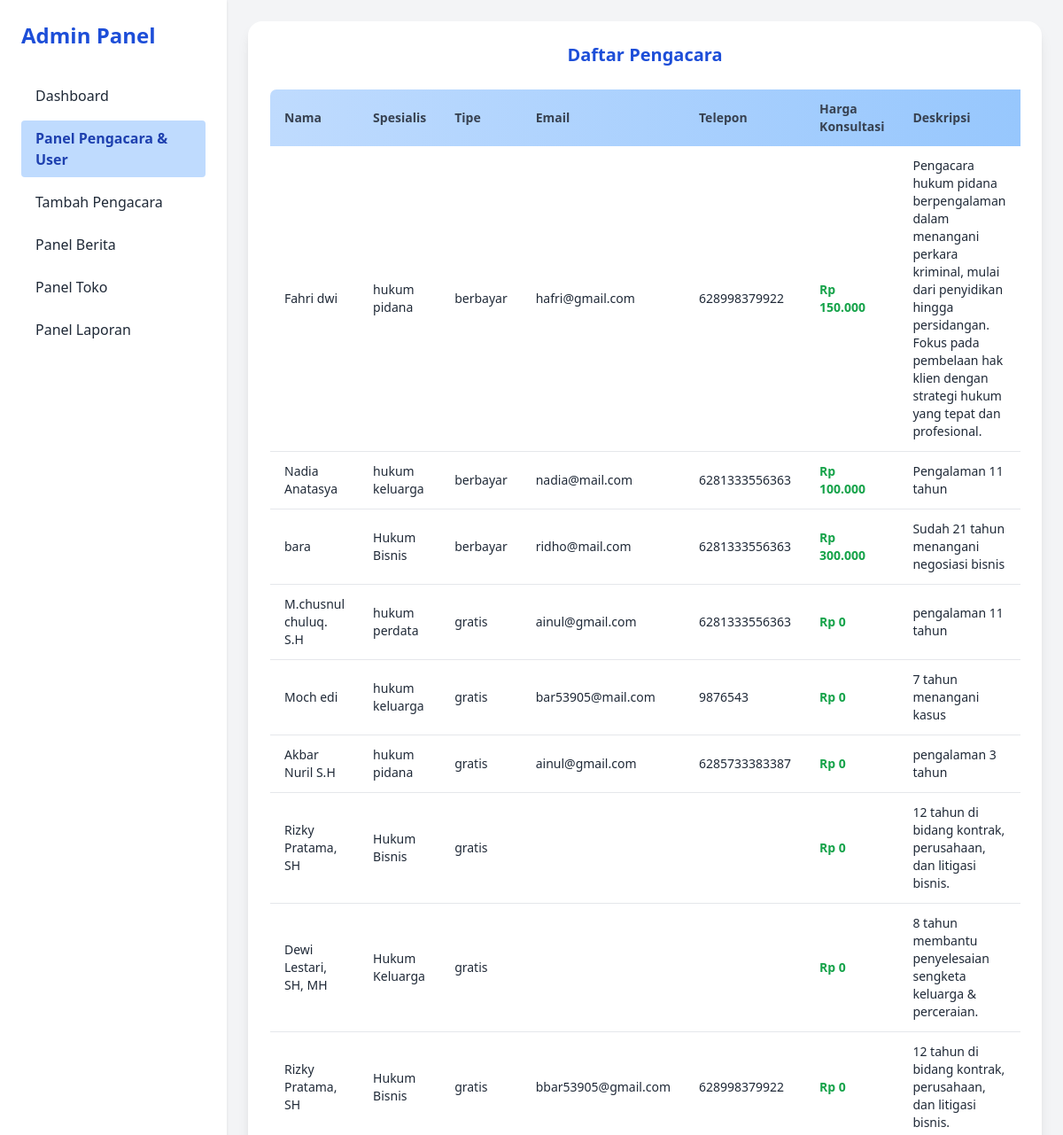
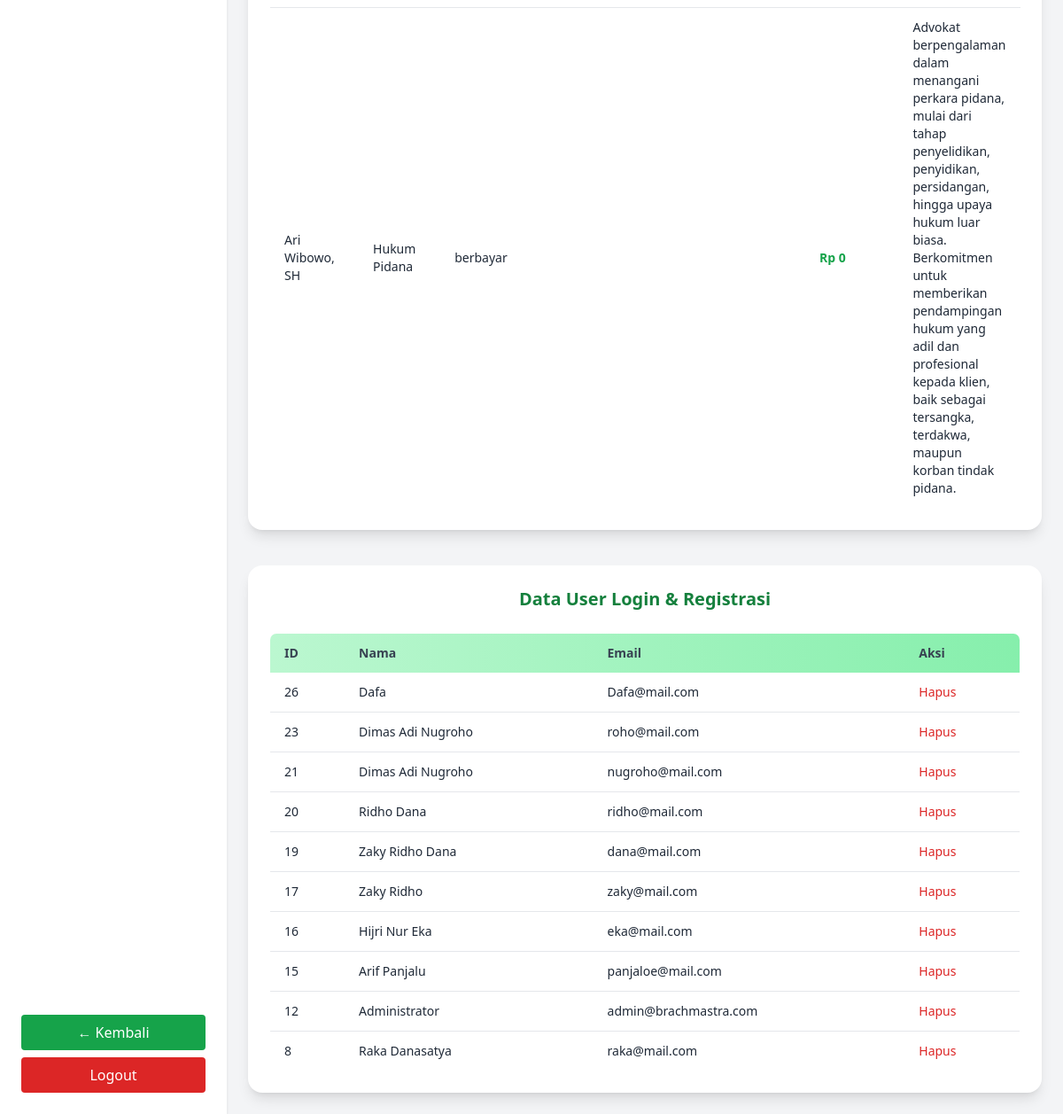
/admin/pengacara-user.php (signed in), run on the app's committed database (2 pictures, top to bottom).
### tables this page shows
CREATE TABLE `pengacara` (
  `id` int NOT NULL,
  `nama` varchar(100) DEFAULT NULL,
  `foto` longtext,
  `spesialis` varchar(100) DEFAULT NULL,
  `harga_konsultasi` int NOT NULL DEFAULT '0',
  `email` varchar(100) DEFAULT NULL,
  `telepon` varchar(20) DEFAULT NULL,
  `deskripsi` text,
  `pendidikan` varchar(255) DEFAULT NULL,
  `tipe_konsultasi` enum('gratis','berbayar') NOT NULL DEFAULT 'gratis'
);

CREATE TABLE `users` (
  `id` int NOT NULL,
  `name` varchar(100) DEFAULT NULL,
  `email` varchar(100) DEFAULT NULL,
  `password` varchar(255) DEFAULT NULL,
  `role` enum('admin','user') DEFAULT 'user'
);

### admin/pengacara-user.php (the view, shortened to what this page needs)
<!DOCTYPE html>
<html lang="id">
<head>
  <script src="https://cdn.tailwindcss.com"></script>
</head>
<body class="bg-gray-100 text-gray-800 flex min-h-screen">
<?php include 'includes/admin-header.php'; ?>
<main class="flex-1 ml-64 p-6 overflow-auto">
  <div class="w-full max-w-6xl mx-auto space-y-10">
    <div class="bg-white p-6 rounded-2xl shadow-lg">
      <h2 class="text-xl font-bold mb-6 text-blue-700 text-center">Daftar Pengacara</h2>
      <div class="overflow-x-auto">
        <table class="w-full text-sm border rounded-lg overflow-hidden">
          <thead class="bg-gradient-to-r from-blue-200 to-blue-300 text-gray-700">
            <tr>
              <th class="px-4 py-3 text-left">Nama</th>
              <th class="px-4 py-3 text-left">Spesialis</th>
              <th class="px-4 py-3 text-left">Tipe</th>
              <th class="px-4 py-3 text-left">Email</th>
              <th class="px-4 py-3 text-left">Telepon</th>
              <th class="px-4 py-3 text-left">Harga Konsultasi</th>
              <th class="px-4 py-3 text-left">Deskripsi</th>
            </tr>
          </thead>
          <tbody class="divide-y">
            <?php
            $data = $conn->query("SELECT * FROM pengacara ORDER BY id DESC");
            while ($p = $data->fetch_assoc()):
            ?>
              <tr class="hover:bg-gray-50 transition">
                <td class="px-4 py-3"><?= htmlspecialchars($p['nama']) ?></td>
                <td class="px-4 py-3"><?= htmlspecialchars($p['spesialis']) ?></td>
                <td class="px-4 py-3"><?= htmlspecialchars($p['tipe_konsultasi']) ?></td>
                <td class="px-4 py-3"><?= htmlspecialchars($p['email'] ?? '-') ?></td>
                <td class="px-4 py-3"><?= htmlspecialchars($p['telepon'] ?? '-') ?></td>
                <td class="px-4 py-3 font-semibold text-green-600">
                  Rp <?= number_format($p['harga_konsultasi'], 0, ',', '.') ?>
                </td>
                <td class="px-4 py-3"><?= htmlspecialchars($p['deskripsi']) ?></td>
              </tr>
            <?php endwhile; ?>
          </tbody>
        </table>
      </div>
    </div>
    <div class="bg-white p-6 rounded-2xl shadow-lg">
      <h2 class="text-xl font-bold mb-6 text-green-700 text-center">Data User Login & Registrasi</h2>
      <div class="overflow-x-auto">
        <table class="w-full text-sm border rounded-lg overflow-hidden">
          <thead class="bg-gradient-to-r from-green-200 to-green-300 text-gray-700">
            <tr>
              <th class="px-4 py-3 text-left">ID</th>
              <th class="px-4 py-3 text-left">Nama</th>
              <th class="px-4 py-3 text-left">Email</th>
              <th class="px-4 py-3 text-left">Aksi</th>
            </tr>
          </thead>
          <tbody class="divide-y">
            <?php
            $users = $conn->query("SELECT * FROM users ORDER BY id DESC");
            while ($u = $users->fetch_assoc()):
            ?>
              <tr class="hover:bg-gray-50 transition">
                <td class="px-4 py-3"><?= htmlspecialchars($u['id']) ?></td>
                <td class="px-4 py-3"><?= htmlspecialchars($u['name']) ?></td>
                <td class="px-4 py-3"><?= htmlspecialchars($u['email']) ?></td>
                <td class="px-4 py-3">
                  <a href="?hapus_user=<?= $u['id'] ?>" onclick="return confirm('Hapus user ini?')" class="text-red-600 hover:text-red-800 font-medium">Hapus</a>
                </td>
              </tr>
            <?php endwhile; ?>
          </tbody>
        </table>
      </div>
    </div>
  </div>
</main>
</body>
</html>

### data on the page
pengacara: nama "Fahri dwi", spesialis "hukum pidana", tipe_konsultasi "berbayar", email "hafri@gmail.com", telepon "628998379922", harga_konsultasi "150.000", deskripsi "Pengacara hukum pidana berpengalaman dalam menangani perkara kriminal, mulai dari penyidikan hingga persidangan. Fokus pada pembelaan hak klien dengan strategi hukum yang tepat dan profesional."
pengacara: nama "Nadia Anatasya", spesialis "hukum keluarga", tipe_konsultasi "berbayar", email "nadia@mail.com", telepon "6281333556363", harga_konsultasi "100.000", deskripsi "Pengalaman 11 tahun"
pengacara: nama "bara", spesialis "Hukum Bisnis", tipe_konsultasi "berbayar", email "ridho@mail.com", telepon "6281333556363", harga_konsultasi "300.000", deskripsi "Sudah 21 tahun menangani negosiasi bisnis"
pengacara: nama "M.chusnul chuluq. S.H", spesialis "hukum perdata", tipe_konsultasi "gratis", email "ainul@gmail.com", telepon "6281333556363", harga_konsultasi "0", deskripsi "pengalaman 11 tahun"
pengacara: nama "Moch edi", spesialis "hukum keluarga", tipe_konsultasi "gratis", email "bar53905@mail.com", telepon "9876543", harga_konsultasi "0", deskripsi "7 tahun menangani kasus"
pengacara: nama "Akbar Nuril S.H", spesialis "hukum pidana", tipe_konsultasi "gratis", email "ainul@gmail.com", telepon "6285733383387", harga_konsultasi "0", deskripsi "pengalaman 3 tahun"
pengacara: nama "Rizky Pratama, SH", spesialis "Hukum Bisnis", tipe_konsultasi "gratis", harga_konsultasi "0", deskripsi "12 tahun di bidang kontrak, perusahaan, dan litigasi bisnis."
pengacara: nama "Dewi Lestari, SH, MH", spesialis "Hukum Keluarga", tipe_konsultasi "gratis", harga_konsultasi "0", deskripsi "8 tahun membantu penyelesaian sengketa keluarga & perceraian."
pengacara: nama "Rizky Pratama, SH", spesialis "Hukum Bisnis", tipe_konsultasi "gratis", email "bbar53905@gmail.com", telepon "628998379922", harga_konsultasi "0", deskripsi "12 tahun di bidang kontrak, perusahaan, dan litigasi bisnis."
pengacara: nama "Ari Wibowo, SH", spesialis "Hukum Pidana", tipe_konsultasi "berbayar", harga_konsultasi "0", deskripsi "Advokat berpengalaman dalam menangani perkara pidana, mulai dari tahap penyelidikan, penyidikan, persidangan, hingga upaya hukum luar biasa. Berkomitmen untuk memberikan pendampingan hukum yang adil dan profesional kepada klien, baik sebagai tersangka, terdakwa, maupun korban tindak pidana."
users: id "26", name "Dafa", email "Dafa@mail.com"
users: id "23", name "Dimas Adi Nugroho", email "roho@mail.com"
users: id "21", name "Dimas Adi Nugroho", email "nugroho@mail.com"
users: id "20", name "Ridho Dana", email "ridho@mail.com"
users: id "19", name "Zaky Ridho Dana", email "dana@mail.com"
users: id "17", name "Zaky Ridho", email "zaky@mail.com"
users: id "16", name "Hijri Nur Eka", email "eka@mail.com"
users: id "15", name "Arif Panjalu", email "panjaloe@mail.com"
users: id "12", name "Administrator", email "admin@brachmastra.com"
users: id "8", name "Raka Danasatya", email "raka@mail.com"
